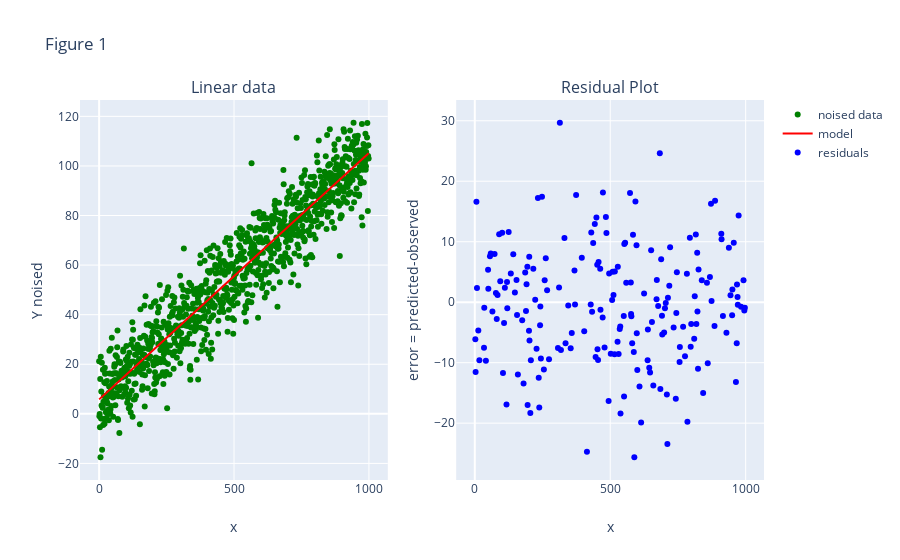

Notebook cell for this chart:
### Markdown cell above
## Introduction 


There are a certain set of assumptions that are applicable when working with regression problems. Take for instance  linear regression where we have the following assumptions- <br>

1) We have a linear relationship between the independent variable and the target variable. <br>
2) Our data is homoscedastic  <br>
3) Residuals have a normal distribution <br>
4) Minimal multicollinearity <br>


The subject of this notebook is the third point: How do we know that the residuals due to a linear regression model are normally distributed? This leads to a more general question. Given a dataset, can we say that the data is normally distributed? It seems like a fairly trivial problem, just plot the histogram of the data and see if it looks like a normal distribution. Histograms can be deceptive, it depends on the number of bins you choose which in turn depends on the number of data points available. 

Thankfully, there are certain tools available to us in order to determine if a dataset comes from a normal distribution or not. 

In this notebook we are going to cover two graphical tools: <br>
1) Graphical way: Histogram <br>
2) Graphical way: Quantile-quantile(qq) plots <br> 


The tests that are used to determine if data comes from a normal distribution are called normality tests.

Before we get into it, let us set up a problem. We generate a dataset and set up a linear regression problem. We fit a model to it and get the residues.

### Code cell
# # generate data and visualize it
np.random.seed(1)
x = np.arange(0,1000)
noise = np.random.normal(0,10,1000)
slope = 0.1
b = 5.0 

y = (slope*x)+b 
y_noised =  y+noise



# test train split 
x_train, x_test, y_train, y_test = train_test_split(x,y_noised, test_size=0.2, random_state=1)

x_train_shape = x_train.shape[0]
y_train_shape = y_train.shape[0]

x_train_reshaped = x_train.reshape(x_train_shape, 1)
y_train_reshaped = y_train.reshape(y_train_shape, 1)


x_test_shape = x_test.shape[0]
x_test_reshaped = x_test.reshape(x_test_shape, 1)


# fitting the model in sklearn 
lr = LinearRegression()
lr.fit(x_train_reshaped, y_train_reshaped)

pred_slope = lr.coef_
pred_b = lr.intercept_
y_pred= lr.predict(x_test_reshaped)
residuals = y_test - y_pred.reshape(y_pred.shape[0],)

# fitting the model line to the data 
model_line = (pred_slope*x)+pred_b
model_line_reshaped = model_line.reshape(model_line.shape[1])


fig = make_subplots(rows=1, cols=2,subplot_titles=["Linear data", "Residual Plot"])

fig.add_trace(go.Scatter(x=x,y=y_noised, mode='markers', marker={'color':'green'}, name="noised data"), row=1, col=1)
fig.add_trace(go.Scatter(x=x, y=model_line_reshaped, mode='lines', marker={'color':'red'}, name='model'), row=1, col=1)
fig.add_trace(go.Scatter(x=x_test, y=residuals, mode='markers', marker={'color':'blue'}, name='residuals'), row=1, col=2)

fig.update_xaxes(title_text="x" ,row=1, col=1)
fig.update_xaxes(title_text="x", row=1, col=2)
fig.update_yaxes(title_text="Y noised", row=1, col=1)
fig.update_yaxes(title_text="error = predicted-observed" , row=1, col=2)
fig.update_layout(title_text="Figure 1")


iplot(fig)

### Figure 1 — Plotly figure (JSON) as saved in the notebook; plotly's stock layout.template omitted (floating-point values rounded to 4 significant figures; data arrays with more than 128 entries replaced by an {"elided": "..."} marker saying what was removed)
{"data": [{"marker": {"color": "green"}, "mode": "markers", "name": "noised data", "type": "scatter", "x": {"elided": "1000 int values"}, "xaxis": "x", "y": {"elided": "1000 float values"}, "yaxis": "y"}, {"marker": {"color": "red"}, "mode": "lines", "name": "model", "type": "scatter", "x": {"elided": "1000 int values"}, "xaxis": "x", "y": {"elided": "1000 float values"}, "yaxis": "y"}, {"marker": {"color": "blue"}, "mode": "markers", "name": "residuals", "type": "scatter", "x": {"elided": "200 int values"}, "xaxis": "x2", "y": {"elided": "200 float values"}, "yaxis": "y2"}], "layout": {"annotations": [{"font": {"size": 16}, "showarrow": false, "text": "Linear data", "x": 0.225, "xanchor": "center", "xref": "paper", "y": 1, "yanchor": "bottom", "yref": "paper"}, {"font": {"size": 16}, "showarrow": false, "text": "Residual Plot", "x": 0.775, "xanchor": "center", "xref": "paper", "y": 1, "yanchor": "bottom", "yref": "paper"}], "title": {"text": "Figure 1"}, "xaxis": {"anchor": "y", "domain": [0, 0.45], "title": {"text": "x"}}, "xaxis2": {"anchor": "y2", "domain": [0.55, 1], "title": {"text": "x"}}, "yaxis": {"anchor": "x", "domain": [0, 1], "title": {"text": "Y noised"}}, "yaxis2": {"anchor": "x2", "domain": [0, 1], "title": {"text": "error = predicted-observed"}}}}
